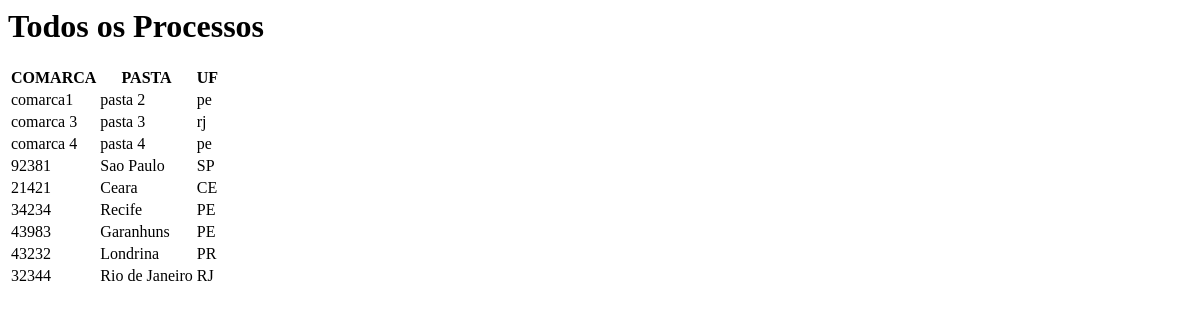
Page /processos/ on the earlier database version.
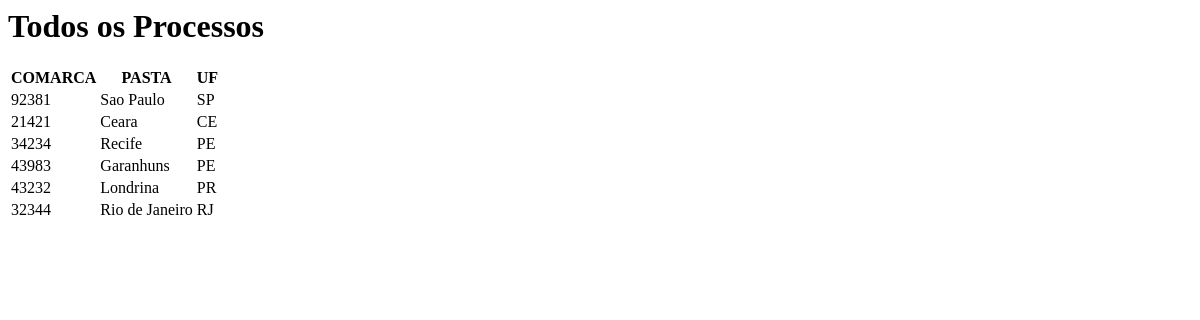
Same page on the later database version.
### processo/models.py (models this page shows, shortened)
class Processo(models.Model):
  pasta = models.TextField(max_length=250)
  comarca = models.TextField(max_length=250)
  uf = models.CharField(max_length=2)

### processo/views.py (the view)
# urls.py: path('',views.paginaInicial),
def paginaInicial(request):
  processos = Processo.objects.all()
  return render(request,'processos/index.html', {"listaDeProcessos":processos})

### processo/templates/processos/index.html (shortened to what this page needs)
<html>
  <head>
  </head>
  <body>
      <h1>Todos os Processos</h1>
      {% block content %}
      <table>
        <tr>
          <th>COMARCA</th>
          <th>PASTA</th>
          <th>UF</th>
        </tr>
        {% for processo in listaDeProcessos %}
            <tr>
              <td>{{processo.comarca}}</td>
              <td>{{processo.pasta}}</td>
              <td>{{processo.uf}}</td>
            </tr>
            {% endfor %}
      </table>
      {% endblock %}
  </body>
</html>

Differences in the rows shown:
removed Processo: comarca "comarca1", pasta "pasta 2", uf "pe"
removed Processo: comarca "comarca 3", pasta "pasta 3", uf "rj"
removed Processo: comarca "comarca 4", pasta "pasta 4", uf "pe"
